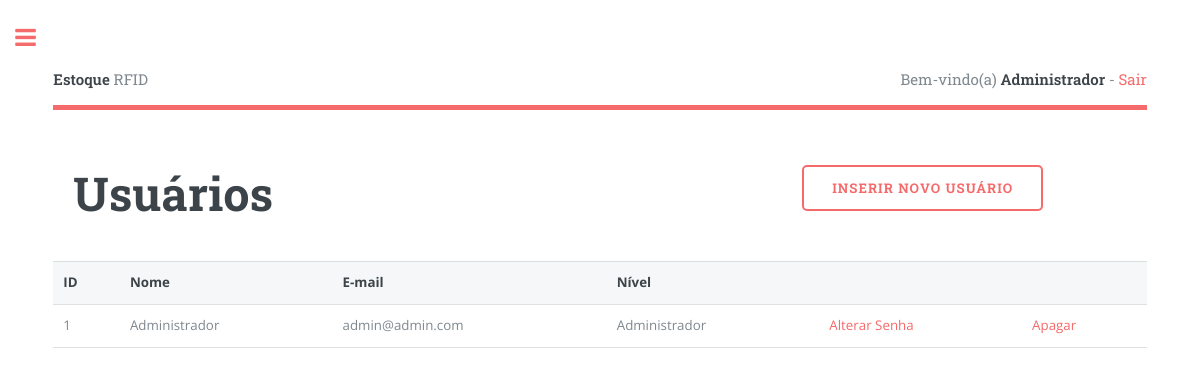
/usuario_listar.php (signed in), run on the app's committed database.
### tables this page shows
CREATE TABLE tbUsuario (
	idUsuario int NOT NULL AUTO_INCREMENT,
	nomeUsuario varchar (50) NOT NULL,
	email varchar (50) NOT NULL,
	senha varchar (200) NOT NULL,
	nivel int NOT NULL,
	CONSTRAINT PK_USUARIO PRIMARY KEY (idUsuario)
);

### Model/Usuario.php (called while the page is built, shortened)
<?php
class Usuario {
  	private $idUsuario;
    public function getIdUsuario() {
        return $this->idUsuario;
    }
}
?>

### Controller/UsuarioController.php (called while the page is built, shortened)
<?php
include_once "Model/Conexao.php";
class UsuarioController
{
    public function __construct(Conexao $db)
    {
        $this->db = $db;
    }
    public function Listar(Usuario $usuario) {
        if ($usuario->getIdUsuario() == NULL) {
           $SQL = $this->db->getConection()->query("SELECT * FROM tbUsuario");
           return $SQL;
        } else {
           $SQL = $this->db->getConection()->query("SELECT * FROM tbUsuario WHERE idUsuario ='".$usuario->getIdUsuario()."'");
           return $SQL;
        }
     }
}
?>

### Model/Conexao.php (called while the page is built, shortened)
<?php
class Conexao
{
	private $host = "localhost";
	private $username = "root";
	private $password = "";
	private $database = "bd_rfid";
	private $conexao = null;
	public function getConection()
	{
		return $this->conexao;
	}
	private function conect()
	{
		$this->conexao = mysqli_connect(
			$this->host,
			$this->username,
			$this->password,
			$this->database
		);
	}
}

### usuario_listar.php (the view, shortened to what this page needs)
<?php
include_once "Model/Conexao.php";
include_once "Model/Usuario.php";
include_once "Controller/UsuarioController.php";
?>
<?php include_once 'header.php'; ?>
					<section>
						<header class="main">
							<div class="row">
								<div class="col-8">
									<h1>Usuários</h1>
								</div>
								<div class="col-4">
									<a class="button" href="usuario_inserir.php">INSERIR NOVO USUÁRIO</a>
									</div>
							</div>
						</header>
						<center>
							<table>
								<tr>
									<th>ID</th>
									<th>Nome</th>
									<th>E-mail</th>
									<th>Nível</th>
									<th></th>
									<th></th>
								</tr>
								<?php
									$conn = new Conexao();
									$usuario = new Usuario();
									$uController = new UsuarioController($conn);
									$query = $uController->Listar($usuario);
								?>
								<?php while($reg = $query->fetch_array()): ?>
								<tr>
									<td> <?= $reg["idUsuario"];?> </td>
									<td> <?= $reg["nomeUsuario"];?> </td>
									<td> <?= $reg["email"];?> </td>
									<td> <?= $reg['nivel'] == '1' ? 'Administrador' : 'Colaborador' ?> </td>
									<center>
										<td> <a href="usuario_alterar.php?idUsuario=<?=$reg["idUsuario"];?>">Alterar Senha</a> </td>
										<td> <a href="?idUsuario=<?=$reg["idUsuario"];?>&apagar=1">Apagar</a> </td>
									</center>
								</tr>
								<?php endwhile; ?>
							</table>
						</center>
					</section>
<?php include 'footer.php'; ?>

### data on the page
tbusuario: idUsuario "1", nomeUsuario "Administrador", email "admin@admin.com", nivel "Administrador"

### other printed values
$_SESSION['nomeUsuario'] "Administrador"
